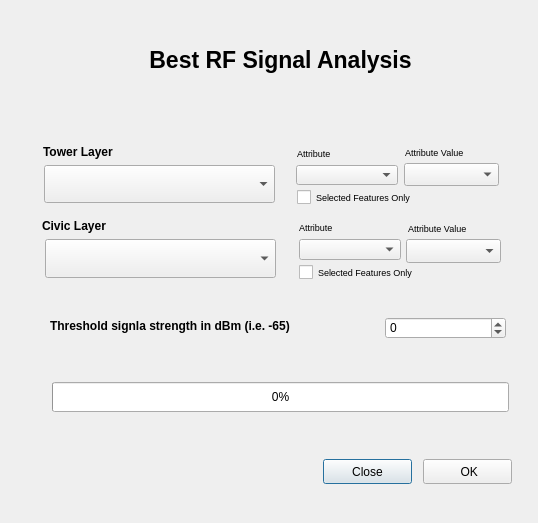
<?xml version="1.0" encoding="UTF-8"?>
<ui version="4.0">
 <class>Dialog</class>
 <widget class="QDialog" name="Dialog">
  <property name="geometry">
   <rect>
    <x>0</x>
    <y>0</y>
    <width>538</width>
    <height>523</height>
   </rect>
  </property>
  <property name="windowTitle">
   <string>Dialog</string>
  </property>
  <widget class="QCheckBox" name="tower_layer_selected">
   <property name="geometry">
    <rect>
     <x>297</x>
     <y>187</y>
     <width>201</width>
     <height>20</height>
    </rect>
   </property>
   <property name="font">
    <font>
     <pointsize>7</pointsize>
     <weight>50</weight>
     <bold>false</bold>
    </font>
   </property>
   <property name="text">
    <string>Selected Features Only</string>
   </property>
  </widget>
  <widget class="QLabel" name="label_16">
   <property name="geometry">
    <rect>
     <x>297</x>
     <y>143</y>
     <width>71</width>
     <height>20</height>
    </rect>
   </property>
   <property name="font">
    <font>
     <pointsize>7</pointsize>
     <weight>50</weight>
     <bold>false</bold>
    </font>
   </property>
   <property name="text">
    <string>Attribute</string>
   </property>
  </widget>
  <widget class="QCheckBox" name="civic_layer_selected">
   <property name="geometry">
    <rect>
     <x>299</x>
     <y>261</y>
     <width>201</width>
     <height>23</height>
    </rect>
   </property>
   <property name="font">
    <font>
     <pointsize>7</pointsize>
     <weight>50</weight>
     <bold>false</bold>
    </font>
   </property>
   <property name="text">
    <string>Selected Features Only</string>
   </property>
  </widget>
  <widget class="QLabel" name="label_17">
   <property name="geometry">
    <rect>
     <x>405</x>
     <y>142</y>
     <width>111</width>
     <height>20</height>
    </rect>
   </property>
   <property name="font">
    <font>
     <pointsize>7</pointsize>
     <weight>50</weight>
     <bold>false</bold>
    </font>
   </property>
   <property name="text">
    <string>Attribute Value</string>
   </property>
  </widget>
  <widget class="QLabel" name="layer_attr_value_title">
   <property name="geometry">
    <rect>
     <x>408</x>
     <y>218</y>
     <width>111</width>
     <height>20</height>
    </rect>
   </property>
   <property name="font">
    <font>
     <pointsize>7</pointsize>
     <weight>50</weight>
     <bold>false</bold>
    </font>
   </property>
   <property name="text">
    <string>Attribute Value</string>
   </property>
  </widget>
  <widget class="QLabel" name="overlay_title">
   <property name="geometry">
    <rect>
     <x>42</x>
     <y>200</y>
     <width>221</width>
     <height>51</height>
    </rect>
   </property>
   <property name="font">
    <font>
     <weight>75</weight>
     <bold>true</bold>
    </font>
   </property>
   <property name="text">
    <string>Civic Layer</string>
   </property>
  </widget>
  <widget class="QComboBox" name="tower_layer">
   <property name="geometry">
    <rect>
     <x>44</x>
     <y>165</y>
     <width>231</width>
     <height>38</height>
    </rect>
   </property>
  </widget>
  <widget class="QComboBox" name="tower_attribute">
   <property name="geometry">
    <rect>
     <x>296</x>
     <y>165</y>
     <width>102</width>
     <height>20</height>
    </rect>
   </property>
  </widget>
  <widget class="QLabel" name="input_title">
   <property name="geometry">
    <rect>
     <x>43</x>
     <y>142</y>
     <width>221</width>
     <height>20</height>
    </rect>
   </property>
   <property name="font">
    <font>
     <weight>75</weight>
     <bold>true</bold>
    </font>
   </property>
   <property name="text">
    <string>Tower Layer</string>
   </property>
  </widget>
  <widget class="QComboBox" name="civic_attribute">
   <property name="geometry">
    <rect>
     <x>299</x>
     <y>239</y>
     <width>102</width>
     <height>21</height>
    </rect>
   </property>
  </widget>
  <widget class="QComboBox" name="civic_layer">
   <property name="geometry">
    <rect>
     <x>45</x>
     <y>239</y>
     <width>231</width>
     <height>39</height>
    </rect>
   </property>
  </widget>
  <widget class="QLabel" name="civic_attr_title">
   <property name="geometry">
    <rect>
     <x>299</x>
     <y>217</y>
     <width>68</width>
     <height>21</height>
    </rect>
   </property>
   <property name="font">
    <font>
     <pointsize>7</pointsize>
     <weight>50</weight>
     <bold>false</bold>
    </font>
   </property>
   <property name="text">
    <string>Attribute</string>
   </property>
  </widget>
  <widget class="QPushButton" name="close_window">
   <property name="geometry">
    <rect>
     <x>323</x>
     <y>459</y>
     <width>89</width>
     <height>25</height>
    </rect>
   </property>
   <property name="text">
    <string>Close</string>
   </property>
  </widget>
  <widget class="QProgressBar" name="progressBar">
   <property name="geometry">
    <rect>
     <x>52</x>
     <y>382</y>
     <width>457</width>
     <height>30</height>
    </rect>
   </property>
   <property name="value">
    <number>0</number>
   </property>
  </widget>
  <widget class="QPushButton" name="run">
   <property name="geometry">
    <rect>
     <x>423</x>
     <y>459</y>
     <width>89</width>
     <height>25</height>
    </rect>
   </property>
   <property name="text">
    <string> OK</string>
   </property>
   <property name="icon">
    <iconset>
     <normalon>../AppData/Roaming/QGIS/.designer/backup/ok.png</normalon>
    </iconset>
   </property>
  </widget>
  <widget class="QSpinBox" name="threshold">
   <property name="geometry">
    <rect>
     <x>385</x>
     <y>317</y>
     <width>121</width>
     <height>22</height>
    </rect>
   </property>
   <property name="minimum">
    <number>-100</number>
   </property>
  </widget>
  <widget class="QLabel" name="overlay_title_2">
   <property name="geometry">
    <rect>
     <x>50</x>
     <y>300</y>
     <width>311</width>
     <height>51</height>
    </rect>
   </property>
   <property name="font">
    <font>
     <weight>75</weight>
     <bold>true</bold>
    </font>
   </property>
   <property name="text">
    <string>Threshold signla strength in dBm (i.e. -65)</string>
   </property>
  </widget>
  <widget class="QLabel" name="input_title_2">
   <property name="geometry">
    <rect>
     <x>100</x>
     <y>39</y>
     <width>361</width>
     <height>41</height>
    </rect>
   </property>
   <property name="font">
    <font>
     <pointsize>17</pointsize>
     <weight>75</weight>
     <bold>true</bold>
    </font>
   </property>
   <property name="text">
    <string>Best RF Signal Analysis</string>
   </property>
   <property name="alignment">
    <set>Qt::AlignCenter</set>
   </property>
  </widget>
  <widget class="QgsCheckableComboBox" name="civic_attribute_value">
   <property name="geometry">
    <rect>
     <x>406</x>
     <y>239</y>
     <width>95</width>
     <height>24</height>
    </rect>
   </property>
   <property name="styleSheet">
    <string notr="true">QComboBox QAbstractItemView {min-width: 400 px;}</string>
   </property>
  </widget>
  <widget class="QgsCheckableComboBox" name="tower_attribute_value">
   <property name="geometry">
    <rect>
     <x>404</x>
     <y>163</y>
     <width>95</width>
     <height>23</height>
    </rect>
   </property>
   <property name="styleSheet">
    <string notr="true">QComboBox QAbstractItemView {min-width: 400 px;}</string>
   </property>
  </widget>
 </widget>
 <customwidgets>
  <customwidget>
   <class>QgsCheckableComboBox</class>
   <extends>QComboBox</extends>
   <header>qgscheckablecombobox.h</header>
  </customwidget>
 </customwidgets>
 <resources/>
 <connections/>
</ui>
